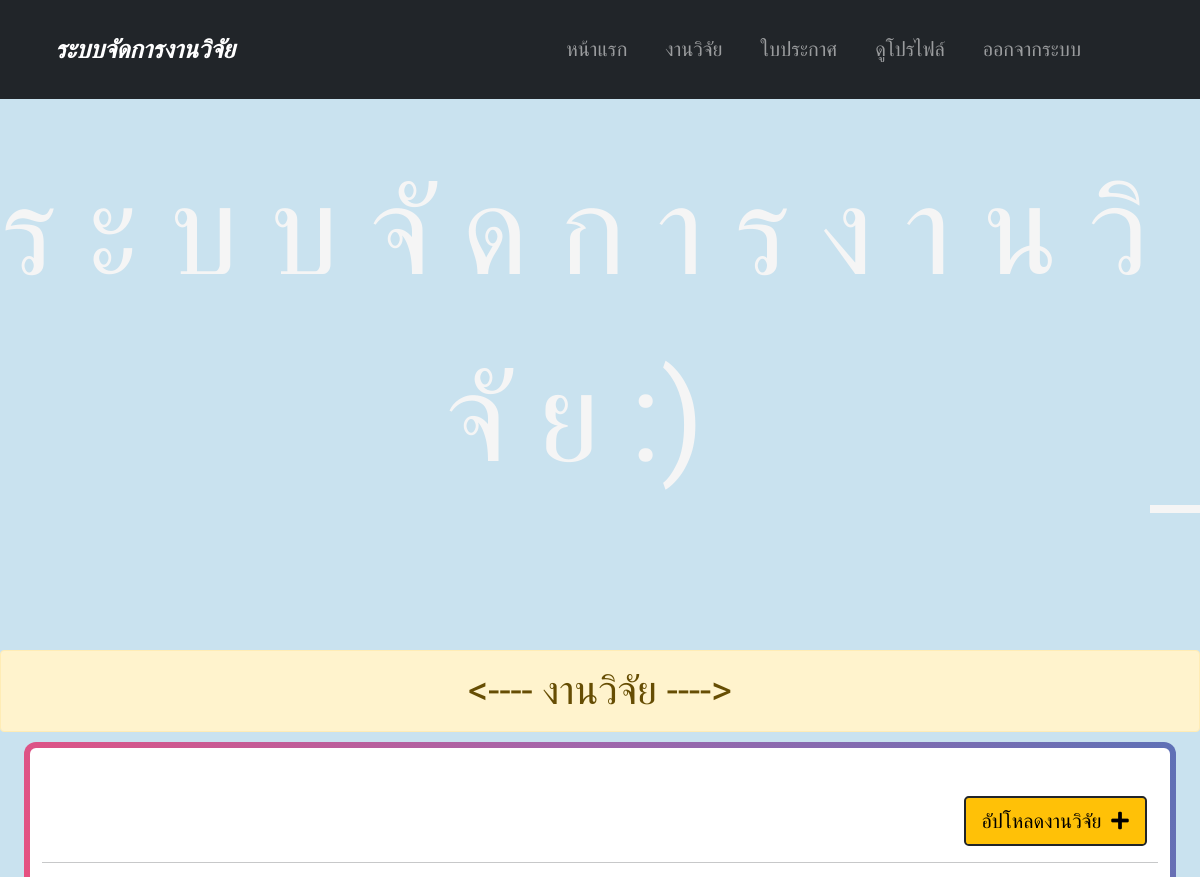
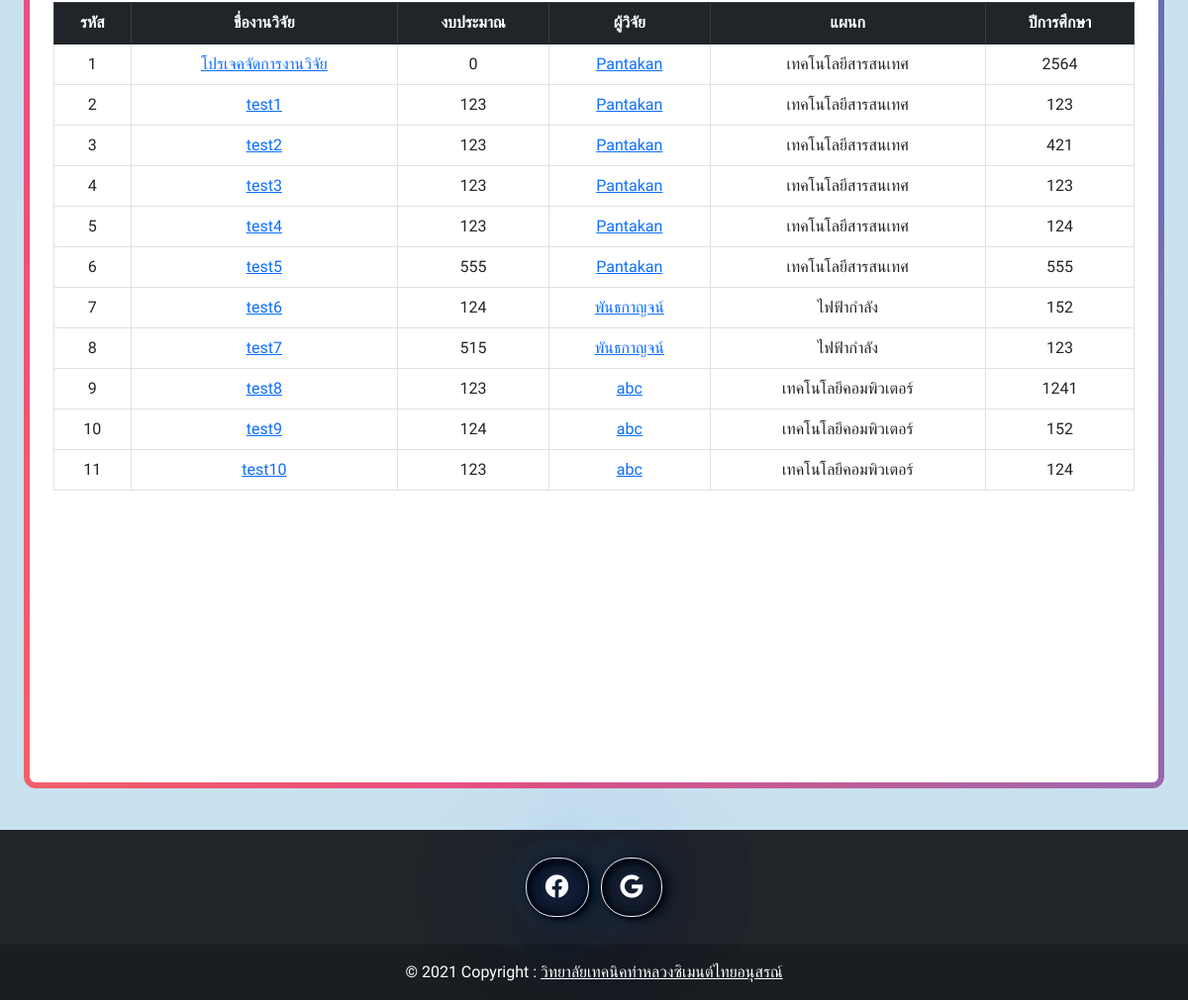
/Research.php (signed in), run on the app's committed database (2 pictures, top to bottom).
### tables this page shows
CREATE TABLE `researchs` (
  `Research_ID` int(3) NOT NULL,
  `Research_THName` varchar(50) DEFAULT NULL,
  `Research_ENGName` varchar(50) DEFAULT NULL,
  `Research_StartDate` date DEFAULT NULL,
  `Research_Status` varchar(20) DEFAULT NULL,
  `Research_EndDate` date DEFAULT NULL,
  `Research_Budget` int(6) DEFAULT NULL,
  `Research_Detail` varchar(500) DEFAULT NULL,
  `Research_Image` varchar(100) DEFAULT NULL,
  `Research_File` varchar(100) DEFAULT NULL,
  `Research_Year` char(4) DEFAULT NULL,
  `Research_Date` datetime NOT NULL,
  `Research_RecentUpdate` datetime NOT NULL,
  `Account_ID` int(3) DEFAULT NULL
);

CREATE TABLE `accounts` (
  `Account_ID` int(3) NOT NULL,
  `Account_Username` varchar(50) DEFAULT NULL,
  `Account_Password` varchar(100) DEFAULT NULL,
  `Account_Status` varchar(10) DEFAULT NULL,
  `Account_Detail` varchar(500) DEFAULT NULL,
  `Account_RecentDate` datetime DEFAULT NULL,
  `Account_RegisterDate` datetime DEFAULT NULL,
  `Account_Level` varchar(20) DEFAULT NULL,
  `Account_FName` varchar(30) DEFAULT NULL,
  `Account_LName` varchar(30) DEFAULT NULL,
  `Account_TNum` char(10) DEFAULT NULL,
  `Account_Email` varchar(50) DEFAULT NULL,
  `Account_Department` varchar(30) DEFAULT NULL,
  `Account_Sex` varchar(10) DEFAULT NULL,
  `Account_IDCard` varchar(13) NOT NULL,
  `Account_Age` int(3) NOT NULL,
  `Account_Birthdate` date NOT NULL,
  `Account_Avatar` varchar(100) NOT NULL,
  `Account_RecentUpdate` datetime NOT NULL
);

### Research.php (the view, shortened to what this page needs)
<!DOCTYPE html>
<html>
    <head>
        <link rel = "stylesheet" href = "css/bootstrap.min.css">
        <link rel="stylesheet" href="https://pro.fontawesome.com/releases/v5.10.0/css/all.css">
        <link rel = "stylesheet" href = "style.css">
        <link rel = "stylesheet" href = "border.css">
        <?php
            require("Header2.php");
            require("server.php");
        ?>
        <link rel="stylesheet" type="text/css" href="https://cdn.datatables.net/v/dt/dt-1.11.3/datatables.min.css"/>
    </head>
    <body>
        <h1 class = "alert alert-warning d-flex justify-content-center"><---- งานวิจัย ----></h1>
        <section id="box"  class = "gradient-border container bg-white">
            <section class = "mb-5">
                <div class = "d-flex flex-row-reverse" style = "margin-right: 1%">
                   <a href="UploadResearch.php" class="btn btn-lg btn-warning border-2 border-dark rounded-3 mt-5" role="button">อัปโหลดงานวิจัย&nbsp;&nbsp;<i class="fas fa-plus"></i></a>
                </div>
                <hr class = "bg-dark">
                <section id = "table" style = "padding-bottom: 25%">
                    <div class = "container mt-1">
                        <div class = "bg-white">
                            <table id = "userdata" class = "table table-white border table-bordered table-hover table-responsive">
                                <thead class = "table-dark text-center">
                                    <tr>
                                        <th>รหัส</th>
                                        <th>ชื่องานวิจัย</th>
                                        <th>งบประมาณ</th>
                                        <th>ผู้วิจัย</th>
                                        <th>แผนก</th>
                                        <th>ปีการศึกษา</th>
                                    </tr>
                                </thead>
                                <tbody class = "text-center">
                                <?php
                                    $query = "SELECT r.Research_ID , r.Research_Year , r.Research_THName , r.Research_Budget , a.Account_FName , a.Account_Department , a.Account_ID
                                              FROM accounts as a
                                              INNER JOIN researchs as r ON r.Account_ID = a.Account_ID
                                              ORDER BY r.Research_ID asc";
                                    $result = mysqli_query($conn , $query) or die("Error in sql : $query".mysqli_error($conn));
                                ?>
                                    <?php foreach($result as $row) { ?>
                                    <tr>
                                        <td><?php echo $row['Research_ID'];?></td>
                                        <td><a href="ShowResearch.php?Rea_id=<?php echo $row['Research_ID'];?>&Acc_id=<?php echo $row['Account_ID'];?>"><?php echo $row['Research_THName'];?></a></td>
                                        <td><?php echo $row['Research_Budget'];?></td>
                                        <td><a href="ProfileForUser2.php?Acc_id=<?php echo $row['Account_ID'];?>"><?php echo $row['Account_FName'];?></a></td>
                                        <td><?php echo $row['Account_Department'];?></td>
                                        <td><?php echo $row['Research_Year'];?></td>
                                    </tr>
                                    <?php } ?>
                                </tbody>
                            </table>
                        </div>
                    </div>
                </section>
            </section>
        </section>
        <?php
            require("Footer.php");
        ?>
    </body>
</html>

### style.css (style rules this page uses)
* { font-family: 'Itim', 'cursive'; }
body { background-color: #C9E2EF; }

### border.css (style rules this page uses)
* { font-family: 'Itim', 'cursive'; }
body { background-color: #0d6efd; }
.gradient-border { --borderWidth: 6px; position: relative; border-radius: var(--borderWidth); }
.gradient-border:after { content: ''; position: absolute; top: calc(-1 * var(--borderWidth)); left: calc(-1 * var(--borderWidth)); height: calc(100% + var(--borderWidth) * 2); width: calc(100% + var(--borderWidth) * 2); background: linear-gradient(60deg, #f79533, #f37055, #ef4e7b, #a166ab, #5073b8, #1098ad, #07b39b, #6fba82); border-radius: calc(2 * var(--borderWidth)); z-index: -1; animation: animatedgradient 3s ease alternate infinite; background-size: 300% 300%; }

### styleHeader.css (style rules this page uses)
* { font-family: 'Itim', 'cursive'; }

### data on the page
researchs: Research_ID "1", Research_THName "โปรเจคจัดการงานวิจัย", Research_Budget "0", Account_ID.Account_FName "Pantakan", Account_ID.Account_Department "เทคโนโลยีสารสนเทศ", Research_Year "2564"
researchs: Research_ID "2", Research_THName "test1", Research_Budget "123", Account_ID.Account_FName "Pantakan", Account_ID.Account_Department "เทคโนโลยีสารสนเทศ", Research_Year "123"
researchs: Research_ID "3", Research_THName "test2", Research_Budget "123", Account_ID.Account_FName "Pantakan", Account_ID.Account_Department "เทคโนโลยีสารสนเทศ", Research_Year "421"
researchs: Research_ID "4", Research_THName "test3", Research_Budget "123", Account_ID.Account_FName "Pantakan", Account_ID.Account_Department "เทคโนโลยีสารสนเทศ", Research_Year "123"
researchs: Research_ID "5", Research_THName "test4", Research_Budget "123", Account_ID.Account_FName "Pantakan", Account_ID.Account_Department "เทคโนโลยีสารสนเทศ", Research_Year "124"
researchs: Research_ID "6", Research_THName "test5", Research_Budget "555", Account_ID.Account_FName "Pantakan", Account_ID.Account_Department "เทคโนโลยีสารสนเทศ", Research_Year "555"
researchs: Research_ID "7", Research_THName "test6", Research_Budget "124", Account_ID.Account_FName "พันธกาญจน์", Account_ID.Account_Department "ไฟฟ้ากำลัง", Research_Year "152"
researchs: Research_ID "8", Research_THName "test7", Research_Budget "515", Account_ID.Account_FName "พันธกาญจน์", Account_ID.Account_Department "ไฟฟ้ากำลัง", Research_Year "123"
researchs: Research_ID "9", Research_THName "test8", Research_Budget "123", Account_ID.Account_FName "abc", Account_ID.Account_Department "เทคโนโลยีคอมพิวเตอร์", Research_Year "1241"
researchs: Research_ID "10", Research_THName "test9", Research_Budget "124", Account_ID.Account_FName "abc", Account_ID.Account_Department "เทคโนโลยีคอมพิวเตอร์", Research_Year "152"
researchs: Research_ID "11", Research_THName "test10", Research_Budget "123", Account_ID.Account_FName "abc", Account_ID.Account_Department "เทคโนโลยีคอมพิวเตอร์", Research_Year "124"
